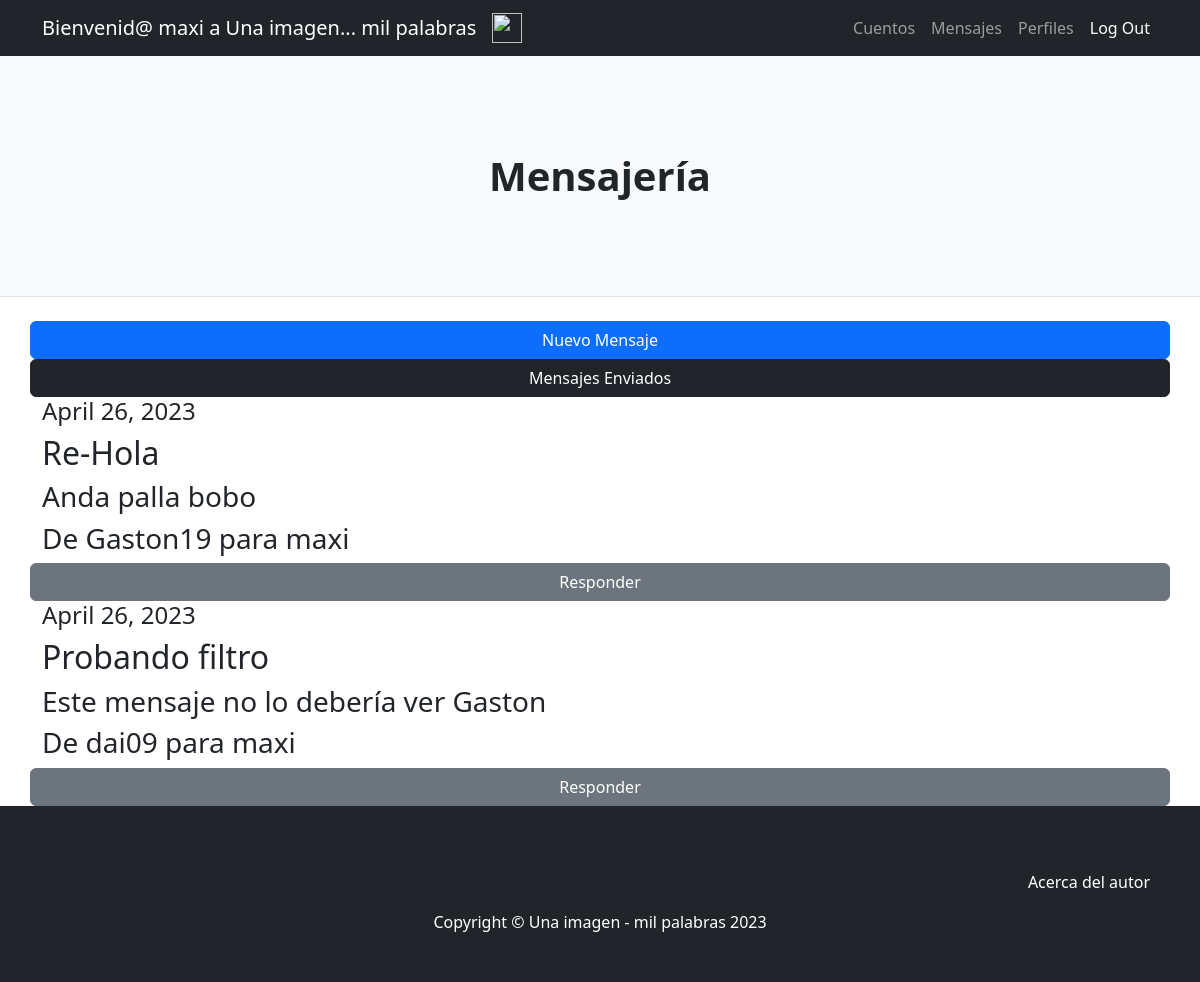
The page /AppUsuarios/mensajes/ (signed in) on the database as committed earlier.
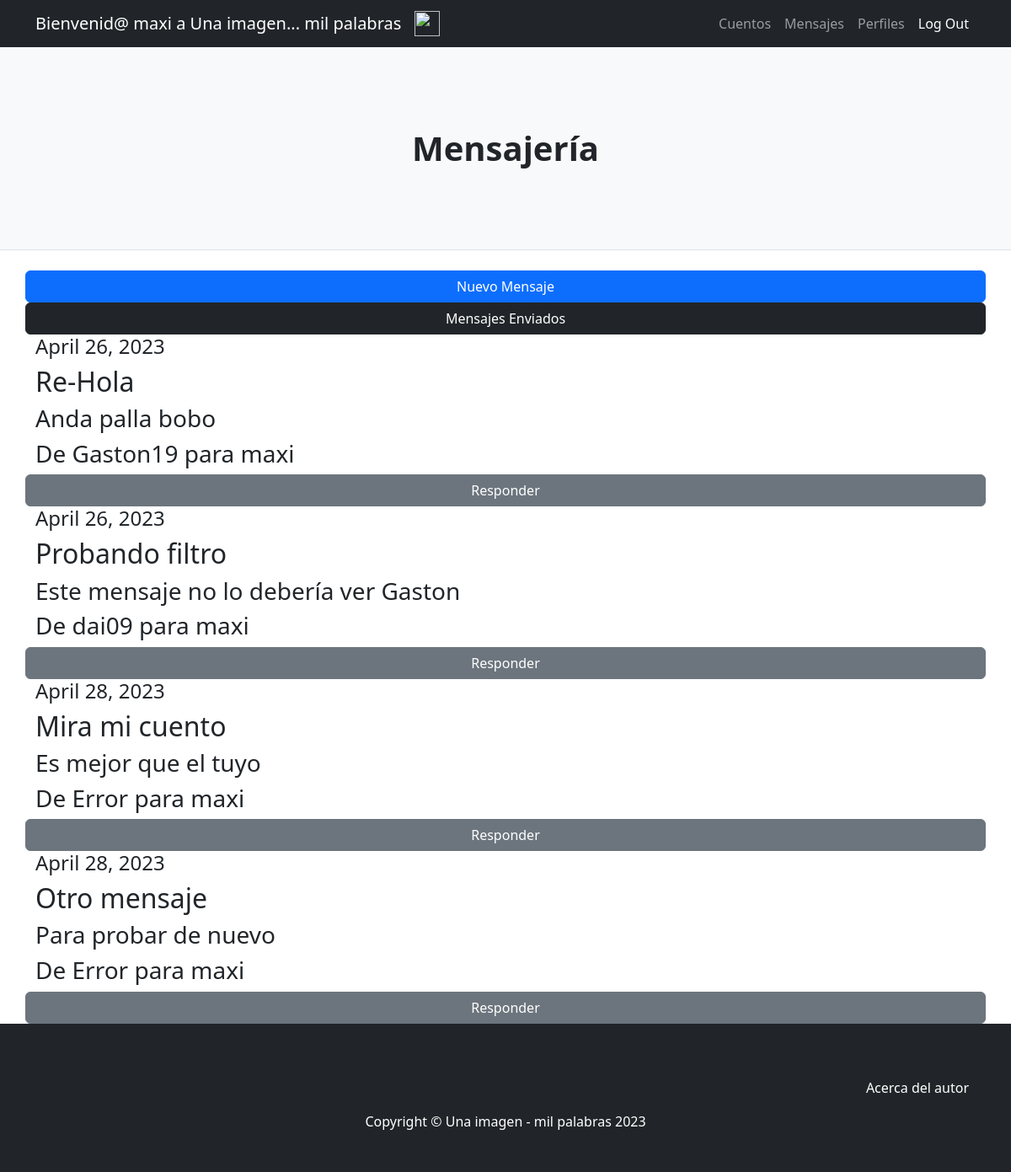
The same page on the database as committed later.
### AppUsuarios/models.py (models this page shows)
class Mensaje(models.Model):
    remitente=models.ForeignKey(User, related_name="remitente", on_delete=models.CASCADE)
    destinatario=models.ForeignKey(User, related_name="destinatario", on_delete=models.CASCADE)
    titulo=models.CharField(max_length=30)
    contenido=models.CharField(max_length=1000)
    fecha=models.DateField()

### AppUsuarios/views.py (the view)
# urls.py: path('mensajes/', mensajes, name='mensajes'),
@login_required
def mensajes(request):
    mensajes=Mensaje.objects.all()
    return render (request, 'AppUsuarios/mensajesRecibidos.html', {'mensajes':mensajes})

### AppUsuarios/templates/AppUsuarios/mensajesRecibidos.html
{% extends "AppUsuarios/padre.html" %}
{% load static %}
{% block titulo %}
<h1 class="fw-bolder">Mensajería</h1>
{% endblock %}
{% block cuerpo %}
<body>
    <a class="btn btn-primary" href="{% url 'nuevoMensaje' %}">Nuevo Mensaje</a>
    <a class="btn btn-dark" href="{% url 'mensajesEnviados' %}">Mensajes Enviados</a>
    {% for mensaje in mensajes %}
    {% if mensaje.destinatario == request.user %}
    <h4>{{ mensaje.fecha }}</h4>
    <h2>{{ mensaje.titulo }}</h2>
    <h3>{{ mensaje.contenido }}</h3>
    <h3>De {{ mensaje.remitente }} para {{mensaje.destinatario}}</h3>
    <a class="btn btn-secondary" href="{% url 'responder' mensaje.id %}">Responder</a>
    {% endif %}
    {% endfor %}
</body>
{% endblock %}

### AppUsuarios/templates/AppUsuarios/padre.html (shortened to what this page needs)
<!DOCTYPE html>
<html lang="en">
    <head>
        {% load static %}
        <link href="{% static 'AppUsuarios/css/styles.css' %}" rel="stylesheet" />
    </head>
    <body>
        <nav class="navbar navbar-expand-lg navbar-dark bg-dark">
            <div class="container">
                {% if user.is_authenticated %}
                <a class="navbar-brand" >Bienvenid@ {{ user.username }} a Una imagen... mil palabras</a>
                <img src="{{ avatar }}" alt="" width="30" height="30">
                <div class="collapse navbar-collapse" id="navbarSupportedContent">
                    <ul class="navbar-nav ms-auto mb-2 mb-lg-0">
                        <li class="nav-item"><a class="nav-link" href="{% url 'inicioCuentos' %}">Cuentos</a></li>
                        <li class="nav-item"><a class="nav-link" href="{% url 'mensajes' %}">Mensajes</a></li>
                        <li class="nav-item"><a class="nav-link" href="{% url 'verMiPerfil' %}">Perfiles</a></li>
                        <li class="nav-item"><a class="nav-link active" aria-current="page" href="{% url 'logout' %}">Log Out</a></li>
                    </ul>
                {% endif %}
                </div>
            </div>
        </nav>
        <header class="py-5 bg-light border-bottom mb-4">
            <div class="container">
                <div class="text-center my-5">
                    {% block titulo %}
                    {% endblock %}
                </div>
            </div>
        </header>
        <div class="container">
            <div class="row">
                {% block cuerpo %}
                {% endblock %}
            </div>
        </div>
        <footer class="py-5 bg-dark">
            <nav class="navbar navbar-expand-lg navbar-dark bg-dark">
                <div class="container">
                    <div class="collapse navbar-collapse" id="navbarSupportedContent">
                        <ul class="navbar-nav ms-auto mb-2 mb-lg-0">
                            <li class="nav-item"><a class="nav-link active" aria-current="page" href="{% url 'about' %}">Acerca del autor</a></li>
                        </ul>
                    </div>
                </div>
            </nav>
            <div class="container">
                <p class="m-0 text-center text-white">Copyright &copy; Una imagen - mil palabras 2023</p>
            </div>
        </footer>
    </body>
</html>

Rows that differ between the two databases and show on the page:
added Mensaje: fecha "April 28, 2023", titulo "Mira mi cuento", contenido "Es mejor que el tuyo", remitente "Error", destinatario "maxi"
added Mensaje: fecha "April 28, 2023", titulo "Otro mensaje", contenido "Para probar de nuevo", remitente "Error", destinatario "maxi"
